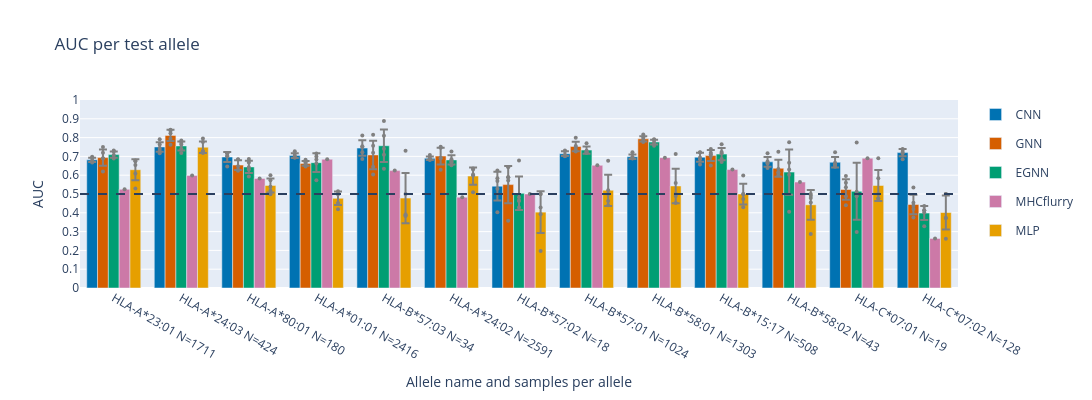

This figure's notebook cell:
### Code cell
#%% Plot barplots

#fig, axes = plt.subplots(1, 4, figsize=(20, 5), sharey=True)
layout = go.Layout(
    autosize=False,
    width=1200,
    height=400,
    scattermode="group",
    legend=dict(groupclick="toggleitem")
)
fig = go.Figure(layout=layout)
plot_data = {}

colors = ['rgb(0,114,178)', 'rgb(213,94,0)','rgb(0,158,115)','rgb(204,121,167)','rgb(230,159,0)']

# Iterate over the allele_outputs dictionary and titles list
for i, title in enumerate(['CNN', 'GNN', 'EGNN', 'MHCflurry', 'MLP']):
    if title == 'MHCflurry':
        allele_outputs = models_outputs[title]

        # Extract sample names and values from the dictionary
        labels = [f"{x} D:{allele_outputs[x]['distance']:.1f} N={(clust_dfi['allele'] == x).sum()}" for x in allele_outputs if 'total' not in x]
        labels.sort(key=lambda x: float(x.split(' ')[1].split(':')[1]))
        #labels = [f"{x} N={(clust_dfi['allele'] == x).sum()}" for x in allele_outputs if 'total' not in x]
        ordered_alleles = [x.split(' ')[0] for x in labels]
        values = [allele_outputs[x]['auc'] for x in ordered_alleles]

        # Create a Plotly bar plot
        labels = [f'{x.split(" ")[0]} {x.split(" ")[2]}'  for x in labels]
        fig.add_trace(go.Bar(x=labels, y=values, name=title, offsetgroup=title, legendgroup=title, marker_color=colors[i]))

        fig.add_trace(go.Scatter(x=labels, y=values, mode='markers', 
                            marker=dict(color='grey', size=4),  
                            offsetgroup=title, legendgroup=title, showlegend=False))
        plot_data[f'{title}_fold1'] = {label : value for label, value in zip(labels, values)}

    else:
        folds_aucs = {}
        for fold in models_outputs[title]:
            allele_outputs = models_outputs[title][fold]
            
            if fold == 1:
                labels = [f"{x} D:{allele_outputs[x]['distance']:.1f} N={(clust_dfi['allele'] == x).sum()}" for x in allele_outputs if 'total' not in x]
                #labels = [f"{x} N={(clust_dfi['allele'] == x).sum()}" for x in allele_outputs if 'total' not in x]
            labels.sort(key=lambda x: float(x.split(' ')[1].split(':')[1]))
            ordered_alleles = [x.split(' ')[0] for x in labels]
            folds_aucs[fold] = np.asarray([allele_outputs[x]['auc'] for x in ordered_alleles])
            
        Y = np.mean([x for x in folds_aucs.values()], axis=0)
        errors = np.std([x for x in folds_aucs.values()], axis=0)

        # Create a Plotly bar plot
        labels = [f'{x.split(" ")[0]} {x.split(" ")[2]}'  for x in labels]
        fig.add_trace(go.Bar(x=labels, y=Y, name=title, error_y=dict(type='data', array=errors, color='grey'), 
                            offsetgroup=title, legendgroup=title, marker_color=colors[i]))

        # # Add scatter plot for each datapoint
        for fold in folds_aucs:
            y_values = folds_aucs[fold]

            fig.add_trace(go.Scatter(x=labels, y=y_values, mode='markers', 
                            marker=dict(color='grey', size=4), 
                            offsetgroup=title, legendgroup=title, showlegend=False))
            
            plot_data[f'{title}_fold{fold}'] = {label : value for label, value in zip(labels, y_values)}


    # Customize the layout if needed
fig.update_layout(title='AUC per test allele', xaxis_title='Allele name and samples per allele', yaxis_title='AUC',
                  yaxis = dict(tickmode = 'linear', dtick=0.1), yaxis_range=[0.0,1.0] )
fig.add_hline(y=0.5, line_dash="dash")

# Adjust layout and show the plot
# plt.tight_layout()
fig.show()

fig.write_image("/home/dmarz/3D-Vac/src/exploration/manuscript/figures/AUCperAllele.pdf", engine="kaleido")

#%% Write plot data into csv for publication
df = pd.DataFrame(plot_data)
df = df.transpose()
df.to_csv('/home/dmarz/3D-Vac/src/exploration/manuscript/figures/AUCperAllele.csv')

### Figure 1 — Plotly figure (JSON) as saved in the notebook; plotly's stock layout.template omitted (floating-point values rounded to 4 significant figures)
{"data": [{"error_y": {"array": [0.01159, 0.02536, 0.02614, 0.01223, 0.04119, 0.009203, 0.07607, 0.01263, 0.01216, 0.0243, 0.02567, 0.02758, 0.01962], "color": "grey", "type": "data"}, "legendgroup": "CNN", "marker": {"color": "rgb(0,114,178)"}, "name": "CNN", "offsetgroup": "CNN", "type": "bar", "x": ["HLA-A*23:01 N=1711", "HLA-A*24:03 N=424", "HLA-A*80:01 N=180", "HLA-A*01:01 N=2416", "HLA-B*57:03 N=34", "HLA-A*24:02 N=2591", "HLA-B*57:02 N=18", "HLA-B*57:01 N=1024", "HLA-B*58:01 N=1303", "HLA-B*15:17 N=508", "HLA-B*58:02 N=43", "HLA-C*07:01 N=19", "HLA-C*07:02 N=128"], "y": [0.6818, 0.7501, 0.6968, 0.7044, 0.7443, 0.69, 0.5417, 0.7142, 0.6982, 0.6957, 0.6709, 0.6689, 0.7202]}, {"legendgroup": "CNN", "marker": {"color": "grey", "size": 4}, "mode": "markers", "offsetgroup": "CNN", "showlegend": false, "type": "scatter", "x": ["HLA-A*23:01 N=1711", "HLA-A*24:03 N=424", "HLA-A*80:01 N=180", "HLA-A*01:01 N=2416", "HLA-B*57:03 N=34", "HLA-A*24:02 N=2591", "HLA-B*57:02 N=18", "HLA-B*57:01 N=1024", "HLA-B*58:01 N=1303", "HLA-B*15:17 N=508", "HLA-B*58:02 N=43", "HLA-C*07:01 N=19", "HLA-C*07:02 N=128"], "y": [0.6785, 0.7451, 0.701, 0.6982, 0.6857, 0.6807, 0.625, 0.7089, 0.6931, 0.6941, 0.7167, 0.6667, 0.7358]}, {"legendgroup": "CNN", "marker": {"color": "grey", "size": 4}, "mode": "markers", "offsetgroup": "CNN", "showlegend": false, "type": "scatter", "x": ["HLA-A*23:01 N=1711", "HLA-A*24:03 N=424", "HLA-A*80:01 N=180", "HLA-A*01:01 N=2416", "HLA-B*57:03 N=34", "HLA-A*24:02 N=2591", "HLA-B*57:02 N=18", "HLA-B*57:01 N=1024", "HLA-B*58:01 N=1303", "HLA-B*15:17 N=508", "HLA-B*58:02 N=43", "HLA-C*07:01 N=19", "HLA-C*07:02 N=128"], "y": [0.6674, 0.7172, 0.7035, 0.6934, 0.7536, 0.6903, 0.5278, 0.7024, 0.6898, 0.6566, 0.6724, 0.6444, 0.6845]}, {"legendgroup": "CNN", "marker": {"color": "grey", "size": 4}, "mode": "markers", "offsetgroup": "CNN", "showlegend": false, "type": "scatter", "x": ["HLA-A*23:01 N=1711", "HLA-A*24:03 N=424", "HLA-A*80:01 N=180", "HLA-A*01:01 N=2416", "HLA-B*57:03 N=34", "HLA-A*24:02 N=2591", "HLA-B*57:02 N=18", "HLA-B*57:01 N=1024", "HLA-B*58:01 N=1303", "HLA-B*15:17 N=508", "HLA-B*58:02 N=43", "HLA-C*07:01 N=19", "HLA-C*07:02 N=128"], "y": [0.6731, 0.7337, 0.6462, 0.6959, 0.75, 0.6839, 0.4028, 0.7013, 0.689, 0.722, 0.6626, 0.6556, 0.7235]}, {"legendgroup": "CNN", "marker": {"color": "grey", "size": 4}, "mode": "markers", "offsetgroup": "CNN", "showlegend": false, "type": "scatter", "x": ["HLA-A*23:01 N=1711", "HLA-A*24:03 N=424", "HLA-A*80:01 N=180", "HLA-A*01:01 N=2416", "HLA-B*57:03 N=34", "HLA-A*24:02 N=2591", "HLA-B*57:02 N=18", "HLA-B*57:01 N=1024", "HLA-B*58:01 N=1303", "HLA-B*15:17 N=508", "HLA-B*58:02 N=43", "HLA-C*07:01 N=19", "HLA-C*07:02 N=128"], "y": [0.6988, 0.7908, 0.7168, 0.7269, 0.8107, 0.7072, 0.5694, 0.7315, 0.7218, 0.7205, 0.665, 0.6556, 0.7399]}, {"legendgroup": "CNN", "marker": {"color": "grey", "size": 4}, "mode": "markers", "offsetgroup": "CNN", "showlegend": false, "type": "scatter", "x": ["HLA-A*23:01 N=1711", "HLA-A*24:03 N=424", "HLA-A*80:01 N=180", "HLA-A*01:01 N=2416", "HLA-B*57:03 N=34", "HLA-A*24:02 N=2591", "HLA-B*57:02 N=18", "HLA-B*57:01 N=1024", "HLA-B*58:01 N=1303", "HLA-B*15:17 N=508", "HLA-B*58:02 N=43", "HLA-C*07:01 N=19", "HLA-C*07:02 N=128"], "y": [0.6912, 0.7637, 0.7165, 0.7074, 0.7214, 0.6881, 0.5833, 0.727, 0.6973, 0.6853, 0.6379, 0.7222, 0.7172]}, {"error_y": {"array": [0.04332, 0.0299, 0.02613, 0.01236, 0.0759, 0.04457, 0.09936, 0.0253, 0.01393, 0.02943, 0.04492, 0.05429, 0.05234], "color": "grey", "type": "data"}, "legendgroup": "GNN", "marker": {"color": "rgb(213,94,0)"}, "name": "GNN", "offsetgroup": "GNN", "type": "bar", "x": ["HLA-A*23:01 N=1711", "HLA-A*24:03 N=424", "HLA-A*80:01 N=180", "HLA-A*01:01 N=2416", "HLA-B*57:03 N=34", "HLA-A*24:02 N=2591", "HLA-B*57:02 N=18", "HLA-B*57:01 N=1024", "HLA-B*58:01 N=1303", "HLA-B*15:17 N=508", "HLA-B*58:02 N=43", "HLA-C*07:01 N=19", "HLA-C*07:02 N=128"], "y": [0.6935, 0.8116, 0.6539, 0.6629, 0.7079, 0.7015, 0.55, 0.7528, 0.7935, 0.7044, 0.637, 0.5238, 0.4442]}, {"legendgroup": "GNN", "marker": {"color": "grey", "size": 4}, "mode": "markers", "offsetgroup": "GNN", "showlegend": false, "type": "scatter", "x": ["HLA-A*23:01 N=1711", "HLA-A*24:03 N=424", "HLA-A*80:01 N=180", "HLA-A*01:01 N=2416", "HLA-B*57:03 N=34", "HLA-A*24:02 N=2591", "HLA-B*57:02 N=18", "HLA-B*57:01 N=1024", "HLA-B*58:01 N=1303", "HLA-B*15:17 N=508", "HLA-B*58:02 N=43", "HLA-C*07:01 N=19", "HLA-C*07:02 N=128"], "y": [0.6907, 0.8232, 0.6479, 0.6828, 0.6032, 0.691, 0.5893, 0.7553, 0.7903, 0.7114, 0.7242, 0.5952, 0.375]}, {"legendgroup": "GNN", "marker": {"color": "grey", "size": 4}, "mode": "markers", "offsetgroup": "GNN", "showlegend": false, "type": "scatter", "x": ["HLA-A*23:01 N=1711", "HLA-A*24:03 N=424", "HLA-A*80:01 N=180", "HLA-A*01:01 N=2416", "HLA-B*57:03 N=34", "HLA-A*24:02 N=2591", "HLA-B*57:02 N=18", "HLA-B*57:01 N=1024", "HLA-B*58:01 N=1303", "HLA-B*15:17 N=508", "HLA-B*58:02 N=43", "HLA-C*07:01 N=19", "HLA-C*07:02 N=128"], "y": [0.7192, 0.8366, 0.6854, 0.6467, 0.6455, 0.7466, 0.3571, 0.7349, 0.7838, 0.7398, 0.6121, 0.4405, 0.5349]}, {"legendgroup": "GNN", "marker": {"color": "grey", "size": 4}, "mode": "markers", "offsetgroup": "GNN", "showlegend": false, "type": "scatter", "x": ["HLA-A*23:01 N=1711", "HLA-A*24:03 N=424", "HLA-A*80:01 N=180", "HLA-A*01:01 N=2416", "HLA-B*57:03 N=34", "HLA-A*24:02 N=2591", "HLA-B*57:02 N=18", "HLA-B*57:01 N=1024", "HLA-B*58:01 N=1303", "HLA-B*15:17 N=508", "HLA-B*58:02 N=43", "HLA-C*07:01 N=19", "HLA-C*07:02 N=128"], "y": [0.7496, 0.8424, 0.6233, 0.6695, 0.8148, 0.7508, 0.5714, 0.7988, 0.8003, 0.7189, 0.6333, 0.5595, 0.438]}, {"legendgroup": "GNN", "marker": {"color": "grey", "size": 4}, "mode": "markers", "offsetgroup": "GNN", "showlegend": false, "type": "scatter", "x": ["HLA-A*23:01 N=1711", "HLA-A*24:03 N=424", "HLA-A*80:01 N=180", "HLA-A*01:01 N=2416", "HLA-B*57:03 N=34", "HLA-A*24:02 N=2591", "HLA-B*57:02 N=18", "HLA-B*57:01 N=1024", "HLA-B*58:01 N=1303", "HLA-B*15:17 N=508", "HLA-B*58:02 N=43", "HLA-C*07:01 N=19", "HLA-C*07:02 N=128"], "y": [0.6191, 0.7621, 0.6832, 0.6596, 0.7566, 0.6293, 0.6429, 0.7495, 0.8166, 0.7002, 0.6152, 0.4881, 0.4529]}, {"legendgroup": "GNN", "marker": {"color": "grey", "size": 4}, "mode": "markers", "offsetgroup": "GNN", "showlegend": false, "type": "scatter", "x": ["HLA-A*23:01 N=1711", "HLA-A*24:03 N=424", "HLA-A*80:01 N=180", "HLA-A*01:01 N=2416", "HLA-B*57:03 N=34", "HLA-A*24:02 N=2591", "HLA-B*57:02 N=18", "HLA-B*57:01 N=1024", "HLA-B*58:01 N=1303", "HLA-B*15:17 N=508", "HLA-B*58:02 N=43", "HLA-C*07:01 N=19", "HLA-C*07:02 N=128"], "y": [0.6888, 0.794, 0.6296, 0.6559, 0.7196, 0.6897, 0.5893, 0.7255, 0.7766, 0.6515, 0.6, 0.5357, 0.4203]}, {"error_y": {"array": [0.01705, 0.02402, 0.03225, 0.04981, 0.08675, 0.02474, 0.08921, 0.01887, 0.01251, 0.03262, 0.1204, 0.1518, 0.03689], "color": "grey", "type": "data"}, "legendgroup": "EGNN", "marker": {"color": "rgb(0,158,115)"}, "name": "EGNN", "offsetgroup": "EGNN", "type": "bar", "x": ["HLA-A*23:01 N=1711", "HLA-A*24:03 N=424", "HLA-A*80:01 N=180", "HLA-A*01:01 N=2416", "HLA-B*57:03 N=34", "HLA-A*24:02 N=2591", "HLA-B*57:02 N=18", "HLA-B*57:01 N=1024", "HLA-B*58:01 N=1303", "HLA-B*15:17 N=508", "HLA-B*58:02 N=43", "HLA-C*07:01 N=19", "HLA-C*07:02 N=128"], "y": [0.7097, 0.7557, 0.644, 0.6667, 0.7566, 0.6814, 0.5036, 0.7335, 0.7762, 0.7122, 0.6164, 0.5143, 0.3986]}, {"legendgroup": "EGNN", "marker": {"color": "grey", "size": 4}, "mode": "markers", "offsetgroup": "EGNN", "showlegend": false, "type": "scatter", "x": ["HLA-A*23:01 N=1711", "HLA-A*24:03 N=424", "HLA-A*80:01 N=180", "HLA-A*01:01 N=2416", "HLA-B*57:03 N=34", "HLA-A*24:02 N=2591", "HLA-B*57:02 N=18", "HLA-B*57:01 N=1024", "HLA-B*58:01 N=1303", "HLA-B*15:17 N=508", "HLA-B*58:02 N=43", "HLA-C*07:01 N=19", "HLA-C*07:02 N=128"], "y": [0.732, 0.7847, 0.6675, 0.6989, 0.8095, 0.7263, 0.4286, 0.7306, 0.7721, 0.7238, 0.7758, 0.2976, 0.413]}, {"legendgroup": "EGNN", "marker": {"color": "grey", "size": 4}, "mode": "markers", "offsetgroup": "EGNN", "showlegend": false, "type": "scatter", "x": ["HLA-A*23:01 N=1711", "HLA-A*24:03 N=424", "HLA-A*80:01 N=180", "HLA-A*01:01 N=2416", "HLA-B*57:03 N=34", "HLA-A*24:02 N=2591", "HLA-B*57:02 N=18", "HLA-B*57:01 N=1024", "HLA-B*58:01 N=1303", "HLA-B*15:17 N=508", "HLA-B*58:02 N=43", "HLA-C*07:01 N=19", "HLA-C*07:02 N=128"], "y": [0.707, 0.7731, 0.6297, 0.6837, 0.8889, 0.6686, 0.4643, 0.7703, 0.7907, 0.6705, 0.6303, 0.4881, 0.4135]}, {"legendgroup": "EGNN", "marker": {"color": "grey", "size": 4}, "mode": "markers", "offsetgroup": "EGNN", "showlegend": false, "type": "scatter", "x": ["HLA-A*23:01 N=1711", "HLA-A*24:03 N=424", "HLA-A*80:01 N=180", "HLA-A*01:01 N=2416", "HLA-B*57:03 N=34", "HLA-A*24:02 N=2591", "HLA-B*57:02 N=18", "HLA-B*57:01 N=1024", "HLA-B*58:01 N=1303", "HLA-B*15:17 N=508", "HLA-B*58:02 N=43", "HLA-C*07:01 N=19", "HLA-C*07:02 N=128"], "y": [0.6945, 0.7633, 0.6429, 0.5734, 0.7407, 0.6748, 0.4821, 0.7227, 0.7725, 0.7163, 0.603, 0.5, 0.4365]}, {"legendgroup": "EGNN", "marker": {"color": "grey", "size": 4}, "mode": "markers", "offsetgroup": "EGNN", "showlegend": false, "type": "scatter", "x": ["HLA-A*23:01 N=1711", "HLA-A*24:03 N=424", "HLA-A*80:01 N=180", "HLA-A*01:01 N=2416", "HLA-B*57:03 N=34", "HLA-A*24:02 N=2591", "HLA-B*57:02 N=18", "HLA-B*57:01 N=1024", "HLA-B*58:01 N=1303", "HLA-B*15:17 N=508", "HLA-B*58:02 N=43", "HLA-C*07:01 N=19", "HLA-C*07:02 N=128"], "y": [0.6886, 0.7181, 0.6868, 0.6624, 0.709, 0.6526, 0.6786, 0.7178, 0.7568, 0.686, 0.4061, 0.5119, 0.3284]}, {"legendgroup": "EGNN", "marker": {"color": "grey", "size": 4}, "mode": "markers", "offsetgroup": "EGNN", "showlegend": false, "type": "scatter", "x": ["HLA-A*23:01 N=1711", "HLA-A*24:03 N=424", "HLA-A*80:01 N=180", "HLA-A*01:01 N=2416", "HLA-B*57:03 N=34", "HLA-A*24:02 N=2591", "HLA-B*57:02 N=18", "HLA-B*57:01 N=1024", "HLA-B*58:01 N=1303", "HLA-B*15:17 N=508", "HLA-B*58:02 N=43", "HLA-C*07:01 N=19", "HLA-C*07:02 N=128"], "y": [0.7263, 0.7392, 0.5929, 0.7152, 0.6349, 0.6845, 0.4643, 0.7262, 0.7891, 0.7646, 0.6667, 0.7738, 0.4018]}, {"legendgroup": "MHCflurry", "marker": {"color": "rgb(204,121,167)"}, "name": "MHCflurry", "offsetgroup": "MHCflurry", "type": "bar", "x": ["HLA-A*23:01 N=1711", "HLA-A*24:03 N=424", "HLA-A*80:01 N=180", "HLA-A*01:01 N=2416", "HLA-B*57:03 N=34", "HLA-A*24:02 N=2591", "HLA-B*57:02 N=18", "HLA-B*57:01 N=1024", "HLA-B*58:01 N=1303", "HLA-B*15:17 N=508", "HLA-B*58:02 N=43", "HLA-C*07:01 N=19", "HLA-C*07:02 N=128"], "y": [0.525, 0.5984, 0.5828, 0.685, 0.6243, 0.4832, 0.5, 0.6525, 0.6934, 0.6301, 0.5636, 0.6905, 0.2635]}, {"legendgroup": "MHCflurry", "marker": {"color": "grey", "size": 4}, "mode": "markers", "offsetgroup": "MHCflurry", "showlegend": false, "type": "scatter", "x": ["HLA-A*23:01 N=1711", "HLA-A*24:03 N=424", "HLA-A*80:01 N=180", "HLA-A*01:01 N=2416", "HLA-B*57:03 N=34", "HLA-A*24:02 N=2591", "HLA-B*57:02 N=18", "HLA-B*57:01 N=1024", "HLA-B*58:01 N=1303", "HLA-B*15:17 N=508", "HLA-B*58:02 N=43", "HLA-C*07:01 N=19", "HLA-C*07:02 N=128"], "y": [0.525, 0.5984, 0.5828, 0.685, 0.6243, 0.4832, 0.5, 0.6525, 0.6934, 0.6301, 0.5636, 0.6905, 0.2635]}, {"error_y": {"array": [0.05587, 0.03098, 0.03699, 0.03612, 0.1333, 0.04571, 0.1116, 0.08301, 0.09146, 0.0552, 0.07876, 0.08262, 0.08997], "color": "grey", "type": "data"}, "legendgroup": "MLP", "marker": {"color": "rgb(230,159,0)"}, "name": "MLP", "offsetgroup": "MLP", "type": "bar", "x": ["HLA-A*23:01 N=1711", "HLA-A*24:03 N=424", "HLA-A*80:01 N=180", "HLA-A*01:01 N=2416", "HLA-B*57:03 N=34", "HLA-A*24:02 N=2591", "HLA-B*57:02 N=18", "HLA-B*57:01 N=1024", "HLA-B*58:01 N=1303", "HLA-B*15:17 N=508", "HLA-B*58:02 N=43", "HLA-C*07:01 N=19", "HLA-C*07:02 N=128"], "y": [0.6292, 0.7488, 0.5456, 0.4771, 0.4783, 0.5954, 0.4036, 0.5198, 0.5427, 0.4999, 0.4424, 0.5452, 0.4015]}, {"legendgroup": "MLP", "marker": {"color": "grey", "size": 4}, "mode": "markers", "offsetgroup": "MLP", "showlegend": false, "type": "scatter", "x": ["HLA-A*23:01 N=1711", "HLA-A*24:03 N=424", "HLA-A*80:01 N=180", "HLA-A*01:01 N=2416", "HLA-B*57:03 N=34", "HLA-A*24:02 N=2591", "HLA-B*57:02 N=18", "HLA-B*57:01 N=1024", "HLA-B*58:01 N=1303", "HLA-B*15:17 N=508", "HLA-B*58:02 N=43", "HLA-C*07:01 N=19", "HLA-C*07:02 N=128"], "y": [0.609, 0.7763, 0.4987, 0.5152, 0.7302, 0.5987, 0.4286, 0.6763, 0.7126, 0.5979, 0.4909, 0.5833, 0.2622]}, {"legendgroup": "MLP", "marker": {"color": "grey", "size": 4}, "mode": "markers", "offsetgroup": "MLP", "showlegend": false, "type": "scatter", "x": ["HLA-A*23:01 N=1711", "HLA-A*24:03 N=424", "HLA-A*80:01 N=180", "HLA-A*01:01 N=2416", "HLA-B*57:03 N=34", "HLA-A*24:02 N=2591", "HLA-B*57:02 N=18", "HLA-B*57:01 N=1024", "HLA-B*58:01 N=1303", "HLA-B*15:17 N=508", "HLA-B*58:02 N=43", "HLA-C*07:01 N=19", "HLA-C*07:02 N=128"], "y": [0.6747, 0.7269, 0.5736, 0.5, 0.5, 0.6358, 0.5, 0.5, 0.5, 0.5, 0.5, 0.6905, 0.3729]}, {"legendgroup": "MLP", "marker": {"color": "grey", "size": 4}, "mode": "markers", "offsetgroup": "MLP", "showlegend": false, "type": "scatter", "x": ["HLA-A*23:01 N=1711", "HLA-A*24:03 N=424", "HLA-A*80:01 N=180", "HLA-A*01:01 N=2416", "HLA-B*57:03 N=34", "HLA-A*24:02 N=2591", "HLA-B*57:02 N=18", "HLA-B*57:01 N=1024", "HLA-B*58:01 N=1303", "HLA-B*15:17 N=508", "HLA-B*58:02 N=43", "HLA-C*07:01 N=19", "HLA-C*07:02 N=128"], "y": [0.5291, 0.7178, 0.5383, 0.4997, 0.3836, 0.5087, 0.5, 0.4624, 0.4527, 0.474, 0.4545, 0.4762, 0.3721]}, {"legendgroup": "MLP", "marker": {"color": "grey", "size": 4}, "mode": "markers", "offsetgroup": "MLP", "showlegend": false, "type": "scatter", "x": ["HLA-A*23:01 N=1711", "HLA-A*24:03 N=424", "HLA-A*80:01 N=180", "HLA-A*01:01 N=2416", "HLA-B*57:03 N=34", "HLA-A*24:02 N=2591", "HLA-B*57:02 N=18", "HLA-B*57:01 N=1024", "HLA-B*58:01 N=1303", "HLA-B*15:17 N=508", "HLA-B*58:02 N=43", "HLA-C*07:01 N=19", "HLA-C*07:02 N=128"], "y": [0.6786, 0.7278, 0.517, 0.4189, 0.3915, 0.6037, 0.1964, 0.5199, 0.5582, 0.4983, 0.4788, 0.5, 0.5]}, {"legendgroup": "MLP", "marker": {"color": "grey", "size": 4}, "mode": "markers", "offsetgroup": "MLP", "showlegend": false, "type": "scatter", "x": ["HLA-A*23:01 N=1711", "HLA-A*24:03 N=424", "HLA-A*80:01 N=180", "HLA-A*01:01 N=2416", "HLA-B*57:03 N=34", "HLA-A*24:02 N=2591", "HLA-B*57:02 N=18", "HLA-B*57:01 N=1024", "HLA-B*58:01 N=1303", "HLA-B*15:17 N=508", "HLA-B*58:02 N=43", "HLA-C*07:01 N=19", "HLA-C*07:02 N=128"], "y": [0.6549, 0.7952, 0.6003, 0.4517, 0.3862, 0.6302, 0.3929, 0.4406, 0.49, 0.4294, 0.2879, 0.4762, 0.5]}], "layout": {"autosize": false, "height": 400, "legend": {"groupclick": "toggleitem"}, "scattermode": "group", "shapes": [{"line": {"dash": "dash"}, "type": "line", "x0": 0, "x1": 1, "xref": "x domain", "y0": 0.5, "y1": 0.5, "yref": "y"}], "title": {"text": "AUC per test allele"}, "width": 1200, "xaxis": {"title": {"text": "Allele name and samples per allele"}}, "yaxis": {"dtick": 0.1, "range": [0, 1], "tickmode": "linear", "title": {"text": "AUC"}}}}
